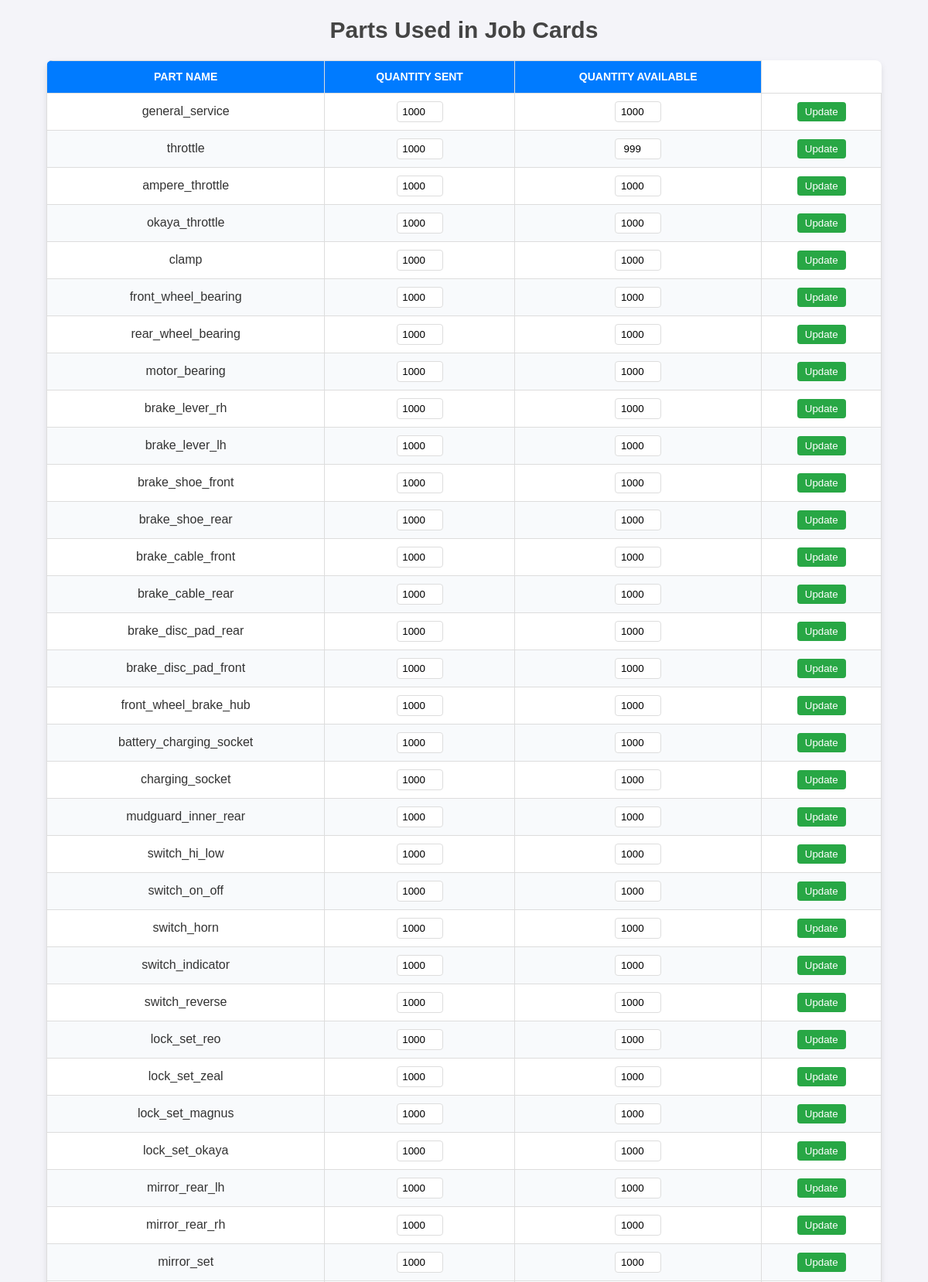
The page /materials (upper part) on the database its author committed.
### app.py (models this page shows, shortened)
class Part(db.Model):
    id = db.Column(db.Integer, primary_key=True)
    name = db.Column(db.String(100), nullable=False)
    quantity_sent = db.Column(db.Integer, nullable=False, default=0)  # Pieces sent by admin
    quantity_available = db.Column(db.Integer, nullable=False, default=0)  # Available pieces

### app.py (the view, shortened to what this page needs)
@app.route('/materials', methods=['GET', 'POST'])
def materials():
    parts = Part.query.all()
    return render_template('material.html', parts=parts)

### templates/material.html (shortened to what this page needs)
<!DOCTYPE html>
<html lang="en">
<head>
    <link rel="stylesheet" href="{{ url_for('static', filename='style.css') }}">
</head>
<body>
    <h2>Parts Used in Job Cards</h2>
    <table>
        <thead>
            <tr>
                <th>Part Name</th>
                <th>Quantity Sent</th>
                <th>Quantity Available</th>
            </tr>
        </thead>
        <tbody>
            {% for part in parts %}
                <tr>
                    <form action="{{ url_for('update_part', part_id=part.id) }}" method="POST">
                        <td>{{ part.name }}</td>
                        <td><input type="number" name="quantitySent" value="{{ part.quantity_sent }}" min="0"></td>
                        <td><input type="number" name="quantityAvailable" value="{{ part.quantity_available }}" min="0"></td>
                        <td>
                            <button type="submit">Update</button>
                        </td>
                    </form>
                </tr>
            {% endfor %}
        </tbody>
    </table>
</body>
</html>

### static/style.css (style rules this page uses)
:root { --primary-color: #3b82f6; --secondary-color: #1d4ed8; --accent-color: #93c5fd; --background-color: #f8fafc; --surface-color: #ffffff; --text-color: #1e293b; --text-light: #64748b; --success-color: #10b981; --error-color: #ef4444; --font-family: 'Inter', system-ui, -apple-system, sans-serif; --font-size-base: 1rem; --line-height: 1.5; --space-xs: 0.25rem; --space-sm: 0.5rem; --space-md: 1rem; --space-lg: 1.5rem; --space-xl: 2rem; --shadow-sm: 0 1px 2px 0 rgba(0, 0, 0, 0.05); --shadow-md: 0 4px 6px -1px rgba(0, 0, 0, 0.1); --shadow-lg: 0 10px 15px -3px rgba(0, 0, 0, 0.1); --border-radius: 0.5rem; --border-width: 1px; --border-color: #e2e8f0; --transition-speed: 0.2s; --transition-easing: ease-in-out; }
* { box-sizing: border-box; margin: 0; padding: 0; }
html { font-size: 16px; scroll-behavior: smooth; }
body { font-family: var(--font-family); font-size: var(--font-size-base); line-height: var(--line-height); color: var(--text-color); background-color: var(--background-color); min-height: 100vh; padding: var(--space-xl); }
h1, h2, h3 { font-weight: 600; line-height: 1.25; margin-bottom: var(--space-md); }
h2 { font-size: 1.875rem; }
table { width: 100%; border-collapse: collapse; margin: 1rem 0; background-color: white; box-shadow: 0 4px 6px -1px rgba(0, 0, 0, 0.1); border-radius: 0.5rem; overflow: hidden; }
th, td { padding: 0.75rem 1rem; text-align: left; border-bottom: 1px solid #e2e8f0; }
th { background-color: #3b82f6; color: white; font-weight: 600; text-transform: uppercase; font-size: 0.875rem; }
tr:nth-child(even) { background-color: #f8fafc; }
table { width: 100%; border-collapse: collapse; margin: var(--space-md) 0; background-color: var(--surface-color); box-shadow: var(--shadow-md); border-radius: var(--border-radius); overflow: hidden; }
th, td { padding: var(--space-sm) var(--space-md); text-align: left; border-bottom: var(--border-width) solid var(--border-color); }
th { background-color: var(--primary-color); color: white; font-weight: 600; text-transform: uppercase; font-size: 0.875rem; }
tr:nth-child(even) { background-color: var(--background-color); }

### templates/material.html (style rules this page uses)
body { font-family: Arial, sans-serif; margin: 0; padding: 0; background-color: #f4f4f9; color: #333; }
h2 { text-align: center; margin-top: 20px; color: #444; }
table { width: 90%; margin: 20px auto; border-collapse: collapse; box-shadow: 0 4px 8px rgba(0, 0, 0, 0.1); background-color: #fff; }
th, td { padding: 10px; text-align: center; border: 1px solid #ddd; }
th { background-color: #007bff; color: #fff; }
td input[type="number"] { width: 60px; padding: 5px; border: 1px solid #ddd; border-radius: 4px; text-align: center; }
button { background-color: #28a745; color: white; padding: 5px 10px; border: none; border-radius: 4px; cursor: pointer; }

### rows shown on the page
Part: name "general_service", quantitySent "1000", quantityAvailable "1000"
Part: name "throttle", quantitySent "1000", quantityAvailable "999"
Part: name "ampere_throttle", quantitySent "1000", quantityAvailable "1000"
Part: name "okaya_throttle", quantitySent "1000", quantityAvailable "1000"
Part: name "clamp", quantitySent "1000", quantityAvailable "1000"
Part: name "front_wheel_bearing", quantitySent "1000", quantityAvailable "1000"
Part: name "rear_wheel_bearing", quantitySent "1000", quantityAvailable "1000"
Part: name "motor_bearing", quantitySent "1000", quantityAvailable "1000"
Part: name "brake_lever_rh", quantitySent "1000", quantityAvailable "1000"
Part: name "brake_lever_lh", quantitySent "1000", quantityAvailable "1000"
Part: name "brake_shoe_front", quantitySent "1000", quantityAvailable "1000"
Part: name "brake_shoe_rear", quantitySent "1000", quantityAvailable "1000"
Part: name "brake_cable_front", quantitySent "1000", quantityAvailable "1000"
Part: name "brake_cable_rear", quantitySent "1000", quantityAvailable "1000"
Part: name "brake_disc_pad_rear", quantitySent "1000", quantityAvailable "1000"
Part: name "brake_disc_pad_front", quantitySent "1000", quantityAvailable "1000"
Part: name "front_wheel_brake_hub", quantitySent "1000", quantityAvailable "1000"
Part: name "battery_charging_socket", quantitySent "1000", quantityAvailable "1000"
Part: name "charging_socket", quantitySent "1000", quantityAvailable "1000"
Part: name "mudguard_inner_rear", quantitySent "1000", quantityAvailable "1000"
Part: name "switch_hi_low", quantitySent "1000", quantityAvailable "1000"
Part: name "switch_on_off", quantitySent "1000", quantityAvailable "1000"
Part: name "switch_horn", quantitySent "1000", quantityAvailable "1000"
Part: name "switch_indicator", quantitySent "1000", quantityAvailable "1000"
Part: name "switch_reverse", quantitySent "1000", quantityAvailable "1000"
Part: name "lock_set_reo", quantitySent "1000", quantityAvailable "1000"
Part: name "lock_set_zeal", quantitySent "1000", quantityAvailable "1000"
Part: name "lock_set_magnus", quantitySent "1000", quantityAvailable "1000"
Part: name "lock_set_okaya", quantitySent "1000", quantityAvailable "1000"
Part: name "mirror_rear_lh", quantitySent "1000", quantityAvailable "1000"
Part: name "mirror_rear_rh", quantitySent "1000", quantityAvailable "1000"
Part: name "mirror_set", quantitySent "1000", quantityAvailable "1000"
